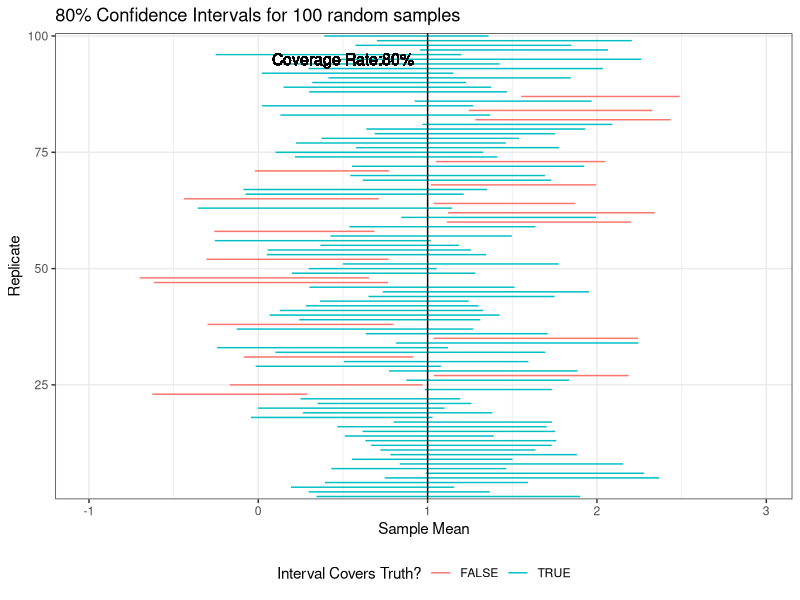

Source code (R):
## ---- chunk 1
library(tidyverse)

sample_mean_ci <- function(n, r, pars){
  mu <- pars[1] #true mean is mu
  replicate(r, { #use replicate function to do r times
    samp <- rnorm(n, mean=pars[1], sd=sqrt(pars[2]))
    data.frame(mean = mean(samp),
               #using t-distribution confidence interval (CI)
               lower = mean(samp) - sd(samp)/sqrt(n)*qt(1 - 0.2/2, length(samp)-1),
               upper = mean(samp) + sd(samp)/sqrt(n)*qt(1 - 0.2/2, length(samp)-1))
  }, simplify = FALSE) %>% bind_rows() %>%
    rownames_to_column(var = "replicate") %>%
    mutate(cover = lower < mu & upper > mu) %>% #coverage of true mean
    mutate(coverage = mean(cover))
}

# store result: e.g., sample size 100, repeat 1000 times, Normal(1, 4)
true_mean <- 1
result <- sample_mean_ci(n=20, r=1000, pars=c(true_mean, 4))

# plot the first 100 of these intervals: for illustration purposes
ggplot(result, aes(x = lower, xend = upper, y = replicate, yend = replicate, col=cover)) +
  # differentiate colors (`col`) based on `cover` indicating whether it contains true mean
  geom_segment() + 
  geom_vline(xintercept = true_mean) + #true mean here
  annotate(geom="text", x=0.5, y=95, size=4, 
           label=paste0("Coverage Rate:", round(result$coverage, 3)*100, "%")) +
  # plot first 100 rows by `limits` + adjust y-axis ticks by `breaks`
  scale_y_discrete(breaks = seq(25, 100, by=25), limits = seq(1, 100, by=1)) +
  labs(title="80% Confidence Intervals for 100 random samples", x="Sample Mean", y="Replicate") +
  scale_colour_discrete(name  ="Interval Covers Truth?") +
  theme_bw() + theme(legend.position = "bottom")

# want to save batches of results to a table? search `kable`
## ---- chunk 2
# vector
v1 <- c(1, 2, 3, 4, 5)
v2 <- c(-1, -2, -3, -4, -5)
v1+v2

# matrix
A <- matrix(c(1, 2, 3, 4), nrow=2, byrow=FALSE)
B <- cbind(c(1, 0), c(1, 1))
A
B

# matrix addition
A+B

# scalar multiplication
2*A

# matrix multiplication
A %*% B

# transpose (A^T or A')
t(A) 

# trace
sum(diag(A))

# inverse
solve(A)
## ---- chunk 3
set.seed(1234)
n <- 100

x1 <- rnorm(n)
x2 <- rnorm(n)
x3 <- rnorm(n)

X <- cbind(rep(1, 100), x1, x2, x3) # why do we include rep(1, 100)? 
y <- x1 + x2 + x3 + rnorm(n)

solve(t(X) %*% X) %*% t(X) %*% y

lm(y ~ x1 + x2 + x3)$coef # the results are the same!
